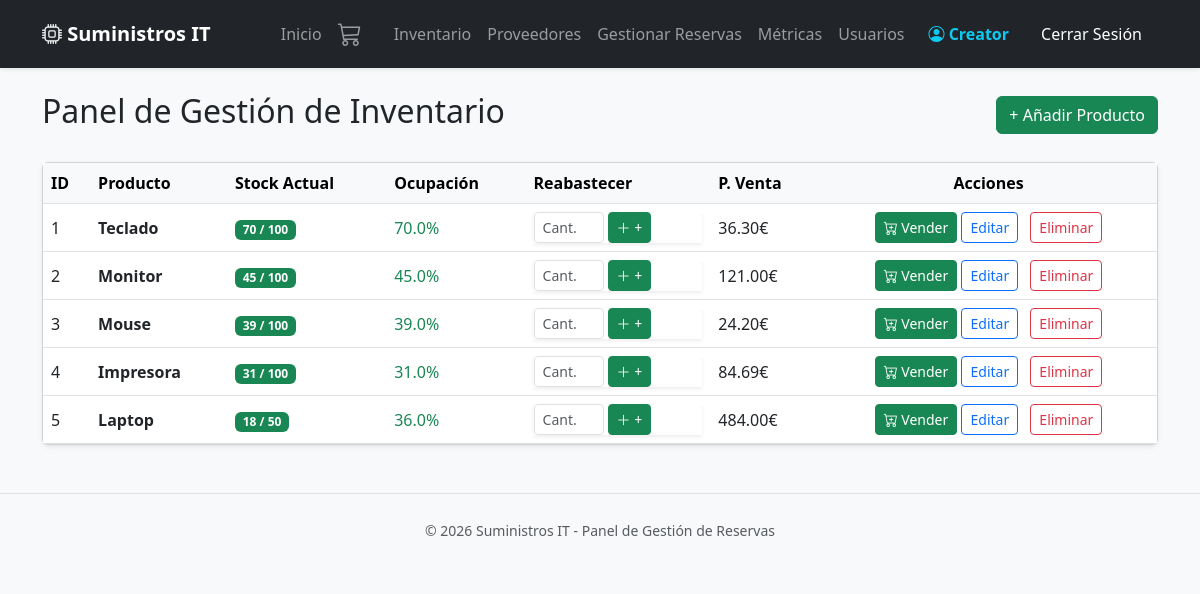
The app's page /inventario (signed in) with its own data.
### models.py (models this page shows, shortened)
class Usuario(db.Model, UserMixin):
    id = db.Column(db.Integer, primary_key=True)
    username = db.Column(db.String(50), unique=True, nullable=False)
    password = db.Column(db.String(200), nullable=False)
    rol = db.Column(db.String(20), default='cliente')
    activo = db.Column(db.Boolean, default=True)

class Producto(db.Model):
    id = db.Column(db.Integer, primary_key=True)
    nombre = db.Column(db.String(100), nullable=False)
    descripcion = db.Column(db.Text)
    precio_coste = db.Column(db.Float, nullable=False)
    precio_venta = db.Column(db.Float, nullable=False)
    cantidad_actual = db.Column(db.Integer, default=0)
    stock_maximo = db.Column(db.Integer, default=100)
    referencia = db.Column(db.String(50))
    ubicacion = db.Column(db.String(100))
    proveedor_id = db.Column(db.Integer, db.ForeignKey('proveedor.id'))

### main.py (the view)
    @app.route('/inventario')
    @login_required
    @admin_required
    def inventario():
        todos_los_productos = Producto.query.all()
        productos_con_alertas = []
        for p in todos_los_productos:
            porcentaje_ocupacion = (p.cantidad_actual / p.stock_maximo * 100) if p.stock_maximo > 0 else 0
            alerta = None
            if porcentaje_ocupacion <= 10:
                alerta = 'danger'
            elif porcentaje_ocupacion <= 25:
                alerta = 'warning'
            elif porcentaje_ocupacion >= 90:
                alerta = 'info'
            productos_con_alertas.append({
                'producto': p,
                'porcentaje': round(porcentaje_ocupacion, 1),
                'alerta': alerta
            })
        clientes = Usuario.query.filter_by(rol='cliente', activo=True).all()
        return render_template('inventario.html', productos=productos_con_alertas, clientes=clientes)

### main.py (called while the page is built)
def admin_required(f):
    @wraps(f)
    def decorated_function(*args, **kwargs):
        if not current_user.is_authenticated or current_user.rol != 'admin':
            flash("Acceso denegado. Solo administradores pueden acceder.", "danger")
            return redirect(url_for('index'))
        return f(*args, **kwargs)
    return decorated_function

### templates/inventario.html (shortened to what this page needs)
{% extends 'base.html' %}
{% block content %}
<div class="d-flex justify-content-between align-items-center mb-4">
    <h2>Panel de Gestión de Inventario</h2>
    <a href="{{ url_for('nuevo_producto') }}" class="btn btn-success">+ Añadir Producto</a>
</div>
<div class="card shadow-sm">
    <div class="table-responsive">
        <table class="table table-hover align-middle mb-0">
            <thead class="table-light">
                <tr>
                    <th>ID</th>
                    <th>Producto</th>
                    <th>Stock Actual</th>
                    <th>Ocupación</th>
                    <th>Reabastecer</th>
                    <th>P. Venta</th>
                    <th class="text-center">Acciones</th>
                </tr>
            </thead>
            <tbody>
                {% for item in productos %}
                {% set p = item.producto %}
                <tr>
                    <td>{{ p.id }}</td>
                    <td><strong>{{ p.nombre }}</strong></td>
                    <td>
                        {% if item.alerta == 'danger' %}
                            <span class="badge bg-danger">
                                {{ p.cantidad_actual }} / {{ p.stock_maximo }}
                                <i class="bi bi-exclamation-triangle-fill"></i>
                            </span>
                        {% elif item.alerta == 'warning' %}
                            <span class="badge bg-warning text-dark">
                                {{ p.cantidad_actual }} / {{ p.stock_maximo }}
                                <i class="bi bi-exclamation-circle"></i>
                            </span>
                        {% elif item.alerta == 'info' %}
                            <span class="badge bg-info text-dark">
                                {{ p.cantidad_actual }} / {{ p.stock_maximo }}
                                <i class="bi bi-inbox-fill"></i>
                            </span>
                        {% else %}
                            <span class="badge bg-success">
                                {{ p.cantidad_actual }} / {{ p.stock_maximo }}
                            </span>
                        {% endif %}
                    </td>
                    <td>
                        {% if item.alerta == 'danger' %}
                            <span class="text-danger fw-bold">{{ item.porcentaje }}% <small>(⚠️ CRÍTICO - PEDIR AL PROVEEDOR)</small></span>
                        {% elif item.alerta == 'warning' %}
                            <span class="text-warning fw-bold">{{ item.porcentaje }}% <small>(Stock Bajo)</small></span>
                        {% elif item.alerta == 'info' %}
                            <span class="text-info fw-bold">{{ item.porcentaje }}% <small>(Casi Lleno)</small></span>
                        {% else %}
                            <span class="text-success">{{ item.porcentaje }}%</span>
                        {% endif %}
                    </td>
                    <td>
                        <form action="{{ url_for('reabastecer_producto', producto_id=p.id) }}" method="POST" class="d-flex shadow-sm">
                            <input type="number" name="cantidad" class="form-control form-control-sm" placeholder="Cant." style="width: 70px;" required min="1">
                            <button type="submit" class="btn btn-success btn-sm ms-1">
                                <i class="bi bi-plus-lg"></i> +
                            </button>
                        </form>
                    </td>
                    <td>{{ "%.2f"|format(p.precio_venta) }}€</td>
                    <td class="text-center">
                        <button type="button" class="btn btn-sm btn-success" data-bs-toggle="modal" data-bs-target="#modalVenta{{ p.id }}">
                            <i class="bi bi-cart-plus"></i> Vender
                        </button>
                        <a href="{{ url_for('editar_producto', id=p.id) }}"
                           class="btn btn-sm btn-outline-primary me-2">
                           Editar
                        </a>
                        <a href="{{ url_for('eliminar_producto', id=p.id) }}"
                           class="btn btn-sm btn-outline-danger"
                           onclick="return confirm('¿Estás seguro de eliminar este producto?')">
                           Eliminar
                        </a>
                    </td>
                </tr>
                {% endfor %}
            </tbody>
        </table>
    </div>
</div>
{% endblock %}

### templates/base.html (shortened to what this page needs)
<!DOCTYPE html>
<html lang="es">
<head>
    <link href="https://cdn.jsdelivr.net/npm/bootstrap@5.3.0/dist/css/bootstrap.min.css" rel="stylesheet">
    <link rel="stylesheet" href="https://cdn.jsdelivr.net/npm/bootstrap-icons@1.11.0/font/bootstrap-icons.css">
</head>
<body class="bg-light">
    <nav class="navbar navbar-expand-lg navbar-dark bg-dark mb-4 shadow-sm">
        <div class="container">
            <a class="navbar-brand fw-bold" href="{{ url_for('index') }}">
                <i class="bi bi-cpu"></i> Suministros IT
            </a>
            <div class="collapse navbar-collapse" id="navbarNav">
                <div class="navbar-nav ms-auto align-items-center">
                    <a class="nav-link" href="{{ url_for('index') }}">Inicio</a>
                    {% if current_user.is_authenticated %}
                        <a class="nav-link position-relative me-3" href="{{ url_for('ver_carrito') }}" title="Ver mi carrito">
                            <i class="bi bi-cart3 fs-4"></i>
                        </a>
                        {% if current_user.rol == 'admin' %}
                            <a class="nav-link" href="{{ url_for('inventario') }}">Inventario</a>
                            <a class="nav-link" href="{{ url_for('ver_proveedores') }}">Proveedores</a>
                            <a class="nav-link" href="{{ url_for('panel_admin_reservas') }}">Gestionar Reservas</a>
                            <a class="nav-link" href="{{ url_for('dashboard') }}">Métricas</a>
                            <a class="nav-link" href="{{ url_for('ver_usuarios') }}">Usuarios</a>
                        {% elif current_user.rol == 'cliente' %}
                            <a class="nav-link" href="{{ url_for('ver_catalogo') }}">Catálogo</a>
                            <a class="nav-link" href="{{ url_for('pedidos_clientes') }}">Mis Reservas</a>
                        {% endif %}
                        <span class="navbar-text ms-3 me-2 text-info fw-semibold">
                            <i class="bi bi-person-circle"></i> {{ current_user.username }}
                        </span>
                        <a class="nav-link btn btn-outline-danger btn-sm text-white px-3 ms-2" href="{{ url_for('logout') }}">
                            Cerrar Sesión
                        </a>
                    {% else %}
                        <a class="nav-link" href="{{ url_for('login') }}">Iniciar Sesión</a>
                        <a class="nav-link btn btn-primary btn-sm text-white px-3 ms-2" href="{{ url_for('registro') }}">Registrarse</a>
                    {% endif %}
                </div>
            </div>
        </div>
    </nav>
    <div class="container">
        {% block content %}{% endblock %}
    </div>
    <footer class="text-center py-4 mt-5 text-muted border-top">
        <small>&copy; 2026 Suministros IT - Panel de Gestión de Reservas</small>
    </footer>
</body>
</html>

### records on screen
Usuario: username "Creator"
Producto: id "1", nombre "Teclado", cantidad_actual "70", stock_maximo "100", precio_venta "36.30"
Producto: id "2", nombre "Monitor", cantidad_actual "45", stock_maximo "100", precio_venta "121.00"
Producto: id "3", nombre "Mouse", cantidad_actual "39", stock_maximo "100", precio_venta "24.20"
Producto: id "4", nombre "Impresora", cantidad_actual "31", stock_maximo "100", precio_venta "84.69"
Producto: id "5", nombre "Laptop", cantidad_actual "18", stock_maximo "50", precio_venta "484.00"

### other values on screen
{{ item.porcentaje }} "70.0" "45.0" "39.0" "31.0" "36.0"
